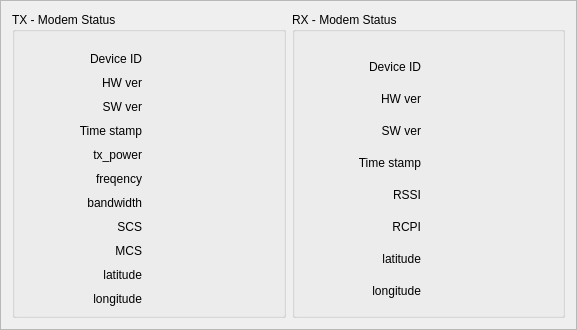
            <widget class="QFrame" name="frame_26">
             <property name="sizePolicy">
              <sizepolicy hsizetype="Preferred" vsizetype="Preferred">
               <horstretch>0</horstretch>
               <verstretch>0</verstretch>
              </sizepolicy>
             </property>
             <property name="minimumSize">
              <size>
               <width>577</width>
               <height>231</height>
              </size>
             </property>
             <property name="frameShape">
              <enum>QFrame::StyledPanel</enum>
             </property>
             <property name="frameShadow">
              <enum>QFrame::Raised</enum>
             </property>
             <layout class="QHBoxLayout" name="horizontalLayout_40">
              <item>
               <widget class="QGroupBox" name="groupBox_TX_status">
                <property name="title">
                 <string>TX - Modem Status</string>
                </property>
                <layout class="QHBoxLayout" name="horizontalLayout_29">
                 <property name="spacing">
                  <number>15</number>
                 </property>
                 <property name="topMargin">
                  <number>20</number>
                 </property>
                 <item>
                  <layout class="QVBoxLayout" name="verticalLayout_30">
                   <property name="spacing">
                    <number>10</number>
                   </property>
                   <item>
                    <widget class="QLabel" name="label_TX_Device">
                     <property name="sizePolicy">
                      <sizepolicy hsizetype="Preferred" vsizetype="Fixed">
                       <horstretch>0</horstretch>
                       <verstretch>0</verstretch>
                      </sizepolicy>
                     </property>
                     <property name="text">
                      <string>Device ID</string>
                     </property>
                     <property name="alignment">
                      <set>Qt::AlignRight|Qt::AlignTrailing|Qt::AlignVCenter</set>
                     </property>
                    </widget>
                   </item>
                   <item>
                    <widget class="QLabel" name="label_TX_HW">
                     <property name="sizePolicy">
                      <sizepolicy hsizetype="Preferred" vsizetype="Fixed">
                       <horstretch>0</horstretch>
                       <verstretch>0</verstretch>
                      </sizepolicy>
                     </property>
                     <property name="text">
                      <string>HW ver</string>
                     </property>
                     <property name="alignment">
                      <set>Qt::AlignRight|Qt::AlignTrailing|Qt::AlignVCenter</set>
                     </property>
                    </widget>
                   </item>
                   <item>
                    <widget class="QLabel" name="label_TX_SW">
                     <property name="sizePolicy">
                      <sizepolicy hsizetype="Preferred" vsizetype="Fixed">
                       <horstretch>0</horstretch>
                       <verstretch>0</verstretch>
                      </sizepolicy>
                     </property>
                     <property name="text">
                      <string>SW ver</string>
                     </property>
                     <property name="alignment">
                      <set>Qt::AlignRight|Qt::AlignTrailing|Qt::AlignVCenter</set>
                     </property>
                    </widget>
                   </item>
                   <item>
                    <widget class="QLabel" name="label_TX_Time">
                     <property name="sizePolicy">
                      <sizepolicy hsizetype="Preferred" vsizetype="Fixed">
                       <horstretch>0</horstretch>
                       <verstretch>0</verstretch>
                      </sizepolicy>
                     </property>
                     <property name="text">
                      <string>Time stamp</string>
                     </property>
                     <property name="alignment">
                      <set>Qt::AlignRight|Qt::AlignTrailing|Qt::AlignVCenter</set>
                     </property>
                    </widget>
                   </item>
                   <item>
                    <widget class="QLabel" name="label_TX_Power">
                     <property name="sizePolicy">
                      <sizepolicy hsizetype="Preferred" vsizetype="Fixed">
                       <horstretch>0</horstretch>
                       <verstretch>0</verstretch>
                      </sizepolicy>
                     </property>
                     <property name="text">
                      <string>tx_power</string>
                     </property>
                     <property name="alignment">
                      <set>Qt::AlignRight|Qt::AlignTrailing|Qt::AlignVCenter</set>
                     </property>
                    </widget>
                   </item>
                   <item>
                    <widget class="QLabel" name="label_TX_freq">
                     <property name="sizePolicy">
                      <sizepolicy hsizetype="Preferred" vsizetype="Fixed">
                       <horstretch>0</horstretch>
                       <verstretch>0</verstretch>
                      </sizepolicy>
                     </property>
                     <property name="text">
                      <string>freqency</string>
                     </property>
                     <property name="alignment">
                      <set>Qt::AlignRight|Qt::AlignTrailing|Qt::AlignVCenter</set>
                     </property>
                    </widget>
                   </item>
                   <item>
                    <widget class="QLabel" name="label_TX_bandwidth">
                     <property name="sizePolicy">
                      <sizepolicy hsizetype="Preferred" vsizetype="Fixed">
                       <horstretch>0</horstretch>
                       <verstretch>0</verstretch>
                      </sizepolicy>
                     </property>
                     <property name="text">
                      <string>bandwidth</string>
                     </property>
                     <property name="alignment">
                      <set>Qt::AlignRight|Qt::AlignTrailing|Qt::AlignVCenter</set>
                     </property>
                    </widget>
                   </item>
                   <item>
                    <widget class="QLabel" name="label_TX_SCS">
                     <property name="sizePolicy">
                      <sizepolicy hsizetype="Preferred" vsizetype="Fixed">
                       <horstretch>0</horstretch>
                       <verstretch>0</verstretch>
                      </sizepolicy>
                     </property>
                     <property name="text">
                      <string>SCS</string>
                     </property>
                     <property name="alignment">
                      <set>Qt::AlignRight|Qt::AlignTrailing|Qt::AlignVCenter</set>
                     </property>
                    </widget>
                   </item>
                   <item>
                    <widget class="QLabel" name="label_TX_MCS">
                     <property name="sizePolicy">
                      <sizepolicy hsizetype="Preferred" vsizetype="Fixed">
                       <horstretch>0</horstretch>
                       <verstretch>0</verstretch>
                      </sizepolicy>
                     </property>
                     <property name="text">
                      <string>MCS</string>
                     </property>
                     <property name="alignment">
                      <set>Qt::AlignRight|Qt::AlignTrailing|Qt::AlignVCenter</set>
                     </property>
                    </widget>
                   </item>
                   <item>
                    <widget class="QLabel" name="label_TX_lat">
                     <property name="sizePolicy">
                      <sizepolicy hsizetype="Preferred" vsizetype="Fixed">
                       <horstretch>0</horstretch>
                       <verstretch>0</verstretch>
                      </sizepolicy>
                     </property>
                     <property name="text">
                      <string>latitude</string>
                     </property>
                     <property name="alignment">
                      <set>Qt::AlignRight|Qt::AlignTrailing|Qt::AlignVCenter</set>
                     </property>
                    </widget>
                   </item>
                   <item>
                    <widget class="QLabel" name="label_TX_long">
                     <property name="sizePolicy">
                      <sizepolicy hsizetype="Preferred" vsizetype="Fixed">
                       <horstretch>0</horstretch>
                       <verstretch>0</verstretch>
                      </sizepolicy>
                     </property>
                     <property name="text">
                      <string>longitude</string>
                     </property>
                     <property name="alignment">
                      <set>Qt::AlignRight|Qt::AlignTrailing|Qt::AlignVCenter</set>
                     </property>
                    </widget>
                   </item>
                  </layout>
                 </item>
                 <item>
                  <layout class="QVBoxLayout" name="verticalLayout_33">
                   <property name="spacing">
                    <number>10</number>
                   </property>
                   <item>
                    <widget class="QLabel" name="label_TX_Device_Value">
                     <property name="sizePolicy">
                      <sizepolicy hsizetype="Preferred" vsizetype="Fixed">
                       <horstretch>0</horstretch>
                       <verstretch>0</verstretch>
                      </sizepolicy>
                     </property>
                     <property name="text">
                      <string/>
                     </property>
                    </widget>
                   </item>
                   <item>
                    <widget class="QLabel" name="label_TX_HW_Value">
                     <property name="sizePolicy">
                      <sizepolicy hsizetype="Preferred" vsizetype="Fixed">
                       <horstretch>0</horstretch>
                       <verstretch>0</verstretch>
                      </sizepolicy>
                     </property>
                     <property name="text">
                      <string/>
                     </property>
                    </widget>
                   </item>
                   <item>
                    <widget class="QLabel" name="label_TX_SW_Value">
                     <property name="sizePolicy">
                      <sizepolicy hsizetype="Preferred" vsizetype="Fixed">
                       <horstretch>0</horstretch>
                       <verstretch>0</verstretch>
                      </sizepolicy>
                     </property>
                     <property name="text">
                      <string/>
                     </property>
                    </widget>
                   </item>
                   <item>
                    <widget class="QLabel" name="label_TX_Time_Value">
                     <property name="sizePolicy">
                      <sizepolicy hsizetype="Preferred" vsizetype="Fixed">
                       <horstretch>0</horstretch>
                       <verstretch>0</verstretch>
                      </sizepolicy>
                     </property>
                     <property name="text">
                      <string/>
                     </property>
                    </widget>
                   </item>
                   <item>
                    <widget class="QLabel" name="label_TX_Power_Value">
                     <property name="sizePolicy">
                      <sizepolicy hsizetype="Preferred" vsizetype="Fixed">
                       <horstretch>0</horstretch>
                       <verstretch>0</verstretch>
                      </sizepolicy>
                     </property>
                     <property name="text">
                      <string/>
                     </property>
                    </widget>
                   </item>
                   <item>
                    <widget class="QLabel" name="label_TX_freq_Value">
                     <property name="sizePolicy">
                      <sizepolicy hsizetype="Preferred" vsizetype="Fixed">
                       <horstretch>0</horstretch>
                       <verstretch>0</verstretch>
                      </sizepolicy>
                     </property>
                     <property name="text">
                      <string/>
                     </property>
                    </widget>
                   </item>
                   <item>
                    <widget class="QLabel" name="label_TX_bandwidth_Value">
                     <property name="sizePolicy">
                      <sizepolicy hsizetype="Preferred" vsizetype="Fixed">
                       <horstretch>0</horstretch>
                       <verstretch>0</verstretch>
                      </sizepolicy>
                     </property>
                     <property name="text">
                      <string/>
                     </property>
                    </widget>
                   </item>
                   <item>
                    <widget class="QLabel" name="label_TX_SCS_Value">
                     <property name="sizePolicy">
                      <sizepolicy hsizetype="Preferred" vsizetype="Fixed">
                       <horstretch>0</horstretch>
                       <verstretch>0</verstretch>
                      </sizepolicy>
                     </property>
                     <property name="text">
                      <string/>
                     </property>
                    </widget>
                   </item>
                   <item>
                    <widget class="QLabel" name="label_TX_MCS_Value">
                     <property name="sizePolicy">
                      <sizepolicy hsizetype="Preferred" vsizetype="Fixed">
                       <horstretch>0</horstretch>
                       <verstretch>0</verstretch>
                      </sizepolicy>
                     </property>
                     <property name="text">
                      <string/>
                     </property>
                    </widget>
                   </item>
                   <item>
                    <widget class="QLabel" name="label_TX_lat_Value">
                     <property name="sizePolicy">
                      <sizepolicy hsizetype="Preferred" vsizetype="Fixed">
                       <horstretch>0</horstretch>
                       <verstretch>0</verstretch>
                      </sizepolicy>
                     </property>
                     <property name="text">
                      <string/>
                     </property>
                    </widget>
                   </item>
                   <item>
                    <widget class="QLabel" name="label_TX_long_Value">
                     <property name="sizePolicy">
                      <sizepolicy hsizetype="Preferred" vsizetype="Fixed">
                       <horstretch>0</horstretch>
                       <verstretch>0</verstretch>
                      </sizepolicy>
                     </property>
                     <property name="text">
                      <string/>
                     </property>
                    </widget>
                   </item>
                  </layout>
                 </item>
                </layout>
               </widget>
              </item>
              <item>
               <widget class="QGroupBox" name="groupBox_RX_status">
                <property name="title">
                 <string>RX - Modem Status</string>
                </property>
                <layout class="QHBoxLayout" name="horizontalLayout_30">
                 <property name="spacing">
                  <number>15</number>
                 </property>
                 <property name="topMargin">
                  <number>20</number>
                 </property>
                 <item>
                  <layout class="QVBoxLayout" name="verticalLayout_34">
                   <property name="spacing">
                    <number>10</number>
                   </property>
                   <item>
                    <widget class="QLabel" name="label_RX_Device">
                     <property name="sizePolicy">
                      <sizepolicy hsizetype="Preferred" vsizetype="Fixed">
                       <horstretch>0</horstretch>
                       <verstretch>0</verstretch>
                      </sizepolicy>
                     </property>
                     <property name="text">
                      <string>Device ID</string>
                     </property>
                     <property name="alignment">
                      <set>Qt::AlignRight|Qt::AlignTrailing|Qt::AlignVCenter</set>
                     </property>
                    </widget>
                   </item>
                   <item>
                    <widget class="QLabel" name="label_RX_HW">
                     <property name="sizePolicy">
                      <sizepolicy hsizetype="Preferred" vsizetype="Fixed">
                       <horstretch>0</horstretch>
                       <verstretch>0</verstretch>
                      </sizepolicy>
                     </property>
                     <property name="text">
                      <string>HW ver</string>
                     </property>
                     <property name="alignment">
                      <set>Qt::AlignRight|Qt::AlignTrailing|Qt::AlignVCenter</set>
                     </property>
                    </widget>
                   </item>
                   <item>
                    <widget class="QLabel" name="label_RX_SW">
                     <property name="sizePolicy">
                      <sizepolicy hsizetype="Preferred" vsizetype="Fixed">
                       <horstretch>0</horstretch>
                       <verstretch>0</verstretch>
                      </sizepolicy>
                     </property>
                     <property name="text">
                      <string>SW ver</string>
                     </property>
                     <property name="alignment">
                      <set>Qt::AlignRight|Qt::AlignTrailing|Qt::AlignVCenter</set>
                     </property>
                    </widget>
                   </item>
                   <item>
                    <widget class="QLabel" name="label_RX_Time">
                     <property name="sizePolicy">
                      <sizepolicy hsizetype="Preferred" vsizetype="Fixed">
                       <horstretch>0</horstretch>
                       <verstretch>0</verstretch>
                      </sizepolicy>
                     </property>
                     <property name="text">
                      <string>Time stamp</string>
                     </property>
                     <property name="alignment">
                      <set>Qt::AlignRight|Qt::AlignTrailing|Qt::AlignVCenter</set>
                     </property>
                    </widget>
                   </item>
                   <item>
                    <widget class="QLabel" name="label_RX_RSSI">
                     <property name="sizePolicy">
                      <sizepolicy hsizetype="Preferred" vsizetype="Fixed">
                       <horstretch>0</horstretch>
                       <verstretch>0</verstretch>
                      </sizepolicy>
                     </property>
                     <property name="text">
                      <string>RSSI</string>
                     </property>
                     <property name="alignment">
                      <set>Qt::AlignRight|Qt::AlignTrailing|Qt::AlignVCenter</set>
                     </property>
                    </widget>
                   </item>
                   <item>
                    <widget class="QLabel" name="label_RX_RCPI">
                     <property name="sizePolicy">
                      <sizepolicy hsizetype="Preferred" vsizetype="Fixed">
                       <horstretch>0</horstretch>
                       <verstretch>0</verstretch>
                      </sizepolicy>
                     </property>
                     <property name="text">
                      <string>RCPI</string>
                     </property>
                     <property name="alignment">
                      <set>Qt::AlignRight|Qt::AlignTrailing|Qt::AlignVCenter</set>
                     </property>
                    </widget>
                   </item>
                   <item>
                    <widget class="QLabel" name="label_RX_lat">
                     <property name="sizePolicy">
                      <sizepolicy hsizetype="Preferred" vsizetype="Fixed">
                       <horstretch>0</horstretch>
                       <verstretch>0</verstretch>
                      </sizepolicy>
                     </property>
                     <property name="text">
                      <string>latitude</string>
                     </property>
                     <property name="alignment">
                      <set>Qt::AlignRight|Qt::AlignTrailing|Qt::AlignVCenter</set>
                     </property>
                    </widget>
                   </item>
                   <item>
                    <widget class="QLabel" name="label_RX_long">
                     <property name="sizePolicy">
                      <sizepolicy hsizetype="Preferred" vsizetype="Fixed">
                       <horstretch>0</horstretch>
                       <verstretch>0</verstretch>
                      </sizepolicy>
                     </property>
                     <property name="text">
                      <string>longitude</string>
                     </property>
                     <property name="alignment">
                      <set>Qt::AlignRight|Qt::AlignTrailing|Qt::AlignVCenter</set>
                     </property>
                    </widget>
                   </item>
                  </layout>
                 </item>
                 <item>
                  <layout class="QVBoxLayout" name="verticalLayout_35">
                   <property name="spacing">
                    <number>10</number>
                   </property>
                   <item>
                    <widget class="QLabel" name="label_RX_Device_Value">
                     <property name="sizePolicy">
                      <sizepolicy hsizetype="Preferred" vsizetype="Fixed">
                       <horstretch>0</horstretch>
                       <verstretch>0</verstretch>
                      </sizepolicy>
                     </property>
                     <property name="text">
                      <string/>
                     </property>
                    </widget>
                   </item>
                   <item>
                    <widget class="QLabel" name="label_RX_HW_Value">
                     <property name="sizePolicy">
                      <sizepolicy hsizetype="Preferred" vsizetype="Fixed">
                       <horstretch>0</horstretch>
                       <verstretch>0</verstretch>
                      </sizepolicy>
                     </property>
                     <property name="text">
                      <string/>
                     </property>
                    </widget>
                   </item>
                   <item>
                    <widget class="QLabel" name="label_RX_SW_Value">
                     <property name="sizePolicy">
                      <sizepolicy hsizetype="Preferred" vsizetype="Fixed">
                       <horstretch>0</horstretch>
                       <verstretch>0</verstretch>
                      </sizepolicy>
                     </property>
                     <property name="text">
                      <string/>
                     </property>
                    </widget>
                   </item>
                   <item>
                    <widget class="QLabel" name="label_RX_Time_Value">
                     <property name="sizePolicy">
                      <sizepolicy hsizetype="Preferred" vsizetype="Fixed">
                       <horstretch>0</horstretch>
                       <verstretch>0</verstretch>
                      </sizepolicy>
                     </property>
                     <property name="text">
                      <string/>
                     </property>
                    </widget>
                   </item>
                   <item>
                    <widget class="QLabel" name="label_RX_RSSI_Value">
                     <property name="sizePolicy">
                      <sizepolicy hsizetype="Preferred" vsizetype="Fixed">
                       <horstretch>0</horstretch>
                       <verstretch>0</verstretch>
                      </sizepolicy>
                     </property>
                     <property name="text">
                      <string/>
                     </property>
                    </widget>
                   </item>
                   <item>
                    <widget class="QLabel" name="label_RX_RCPI_Value">
                     <property name="sizePolicy">
                      <sizepolicy hsizetype="Preferred" vsizetype="Fixed">
                       <horstretch>0</horstretch>
                       <verstretch>0</verstretch>
                      </sizepolicy>
                     </property>
                     <property name="text">
                      <string/>
                     </property>
                    </widget>
                   </item>
                   <item>
                    <widget class="QLabel" name="label_RX_lat_Value">
                     <property name="sizePolicy">
                      <sizepolicy hsizetype="Preferred" vsizetype="Fixed">
                       <horstretch>0</horstretch>
                       <verstretch>0</verstretch>
                      </sizepolicy>
                     </property>
                     <property name="text">
                      <string/>
                     </property>
                    </widget>
                   </item>
                   <item>
                    <widget class="QLabel" name="label_RX_long_Value">
                     <property name="sizePolicy">
                      <sizepolicy hsizetype="Preferred" vsizetype="Fixed">
                       <horstretch>0</horstretch>
                       <verstretch>0</verstretch>
                      </sizepolicy>
                     </property>
                     <property name="text">
                      <string/>
                     </property>
                    </widget>
                   </item>
                  </layout>
                 </item>
                </layout>
               </widget>
              </item>
             </layout>
            </widget>
